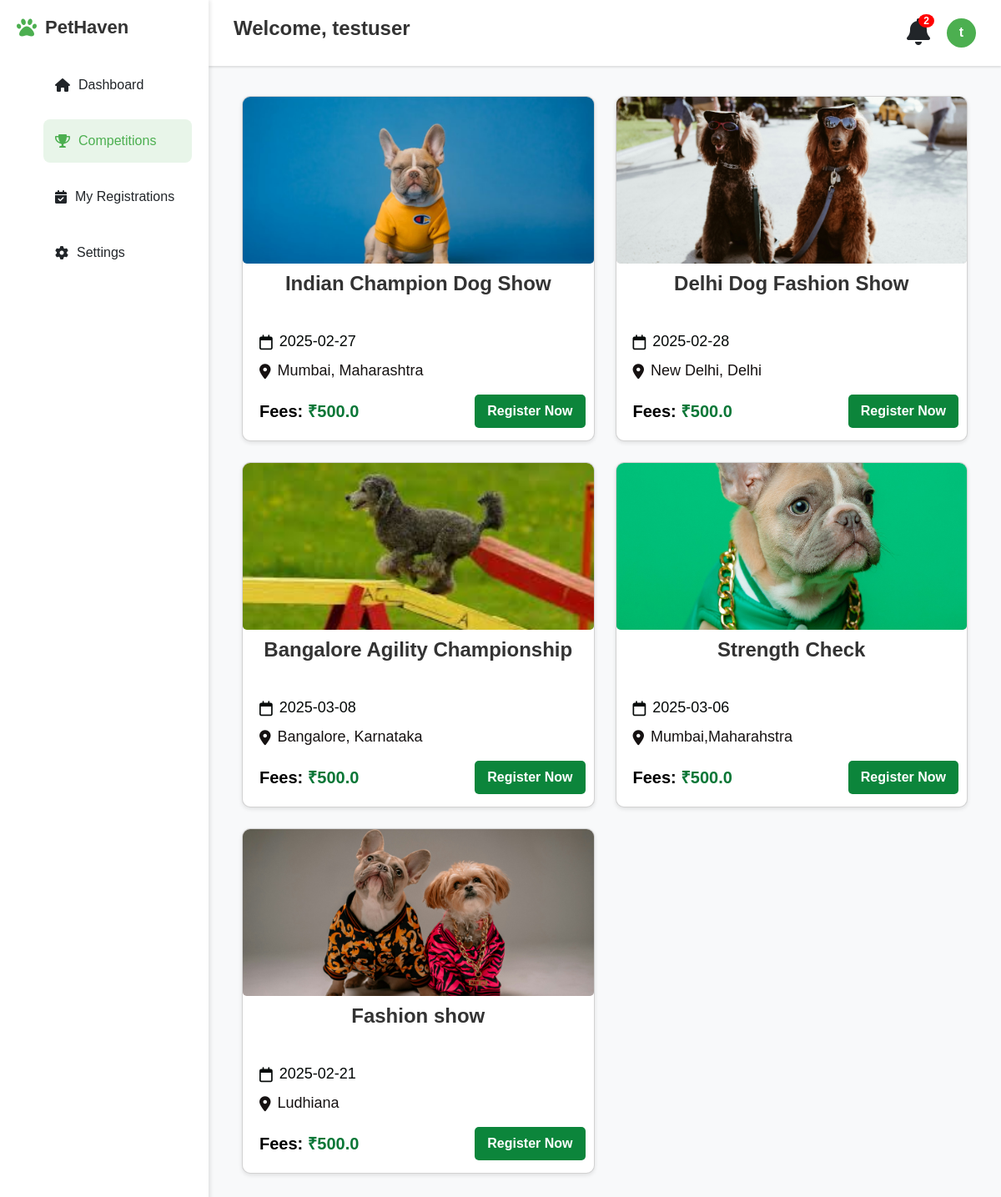
The page /competitions (signed in) on the database its author committed.
### models.py (models this page shows)
class User(db.Model, UserMixin):
    id = db.Column(db.Integer, primary_key=True)
    username = db.Column(db.String(100), unique=True, nullable=False)
    email = db.Column(db.String(120), unique=True, nullable=False)
    password = db.Column(db.String(60), nullable=False)
    is_admin = db.Column(db.Boolean, default=False)

class Event(db.Model):
    id = db.Column(db.Integer, primary_key=True)
    title = db.Column(db.String(200), nullable=False)
    description = db.Column(db.Text, nullable=False)
    date = db.Column(db.String(50), nullable=False)
    location=db.Column(db.String(250),nullable=False)
    prizes=db.Column(db.String(200),nullable=False)
    eligibility=db.Column(db.String(250),nullable=False)
    fee = db.Column(db.Float, default=500)
    image_filename = db.Column(db.String(200), nullable=False, default="default.jpg")

### app.py (the view)
@app.route('/competitions')
@login_required
def competitions():
    if current_user.is_admin:
        return render_template('admin_dashboard.html', events=Event.query.all())
    events = Event.query.all()
    registered_events = Registration.query.filter_by(user_id=current_user.id).all()
    registered_event_details = []
    for reg in registered_events:
        event = Event.query.get(reg.event_id)
        if event:
            registered_event_details.append(event)
    return render_template('user_dashboard.html', events=events, registered_events=registered_event_details)

### app.py (called while the page is built)
@login_manager.user_loader
def load_user(user_id):
    return User.query.get(int(user_id))

### templates/user_dashboard.html (shortened to what this page needs)
{% extends "base.html" %}
{% block content %}
    {% if events %}
        <div class="grid" id="competitionsGrid">
            {% for event in events %}
            <div class="card" onclick="showModal('{{ event.id }}')">
                <img src="{{ url_for('static', filename='images/'+event.image_filename) }}" class="card-img" alt="{{ event.title }}">
                <div class="card-content">
                    <h2 style="margin-bottom: 10px; color: #333;">{{ event.title }}</h2>
                    <p style="display: flex; align-items: center; gap: 8px; font-size: 18px; color: #050908;">
                        <i class="fa-regular fa-calendar"></i> {{ event.date }}
                    </p>
                    <p style="display: flex; align-items: center;margin-bottom: 10px; gap: 8px; font-size: 18px; color: #151111;">
                        <i class="fa-solid fa-location-dot"></i> {{ event.location }}
                    </p>
                    <div style="display: flex; justify-content: space-between; align-items: center; margin-top: 10px;">
                        <p class="price" style="font-size: 20px; font-weight: bold; color: #0a7737;">
                            <span style="color: black;">Fees:</span> ₹{{ event.fee }}
                        </p>
                        <a href="#" class="view-btn"
                            style="padding: 8px 15px; background: #0c853b; color: white; text-decoration: none; border-radius: 5px;">
                            Register Now
                        </a>
                    </div>
                </div>
            </div>
            {% endfor %}
        </div>
    {% else %}
        <p>No events available at the moment.</p>
    {% endif %}
{% endblock %}

### templates/base.html (shortened to what this page needs)
<!DOCTYPE html>
<html lang="en">
<head>
    <link rel="stylesheet" href="https://cdnjs.cloudflare.com/ajax/libs/font-awesome/6.0.0/css/all.min.css">
    <link href="https://cdn.jsdelivr.net/npm/bootstrap@5.3.0/dist/css/bootstrap.min.css" rel="stylesheet">
    <link rel="stylesheet" href="{{ url_for('static', filename='css/style.css') }}">
</head>
<body>
    {% if current_user.is_authenticated %}
        <div class="navbar" id="navbar">
            <h2>Welcome, {{ current_user.username }}</h2>
            <div class="nav-right">
                <div class="notification">
                    <i class="fas fa-bell fa-2x"></i>
                    <span class="badge">2</span>
                </div>
                <div class="profile-dropdown">
                    <div class="profile" onclick="toggleDropdown()">
                        <div class="profile-pic">{{ current_user.username[0] }}</div>
                    </div>
                </div>
            </div>
            </div>
            <div class="sidebar" id="sidebar">
                <div class="logo">
                    <i class="fas fa-paw"></i>
                    <h2>PetHaven</h2>
                </div>
                <ul class="nav-menu">
                    <li class="nav-item {% if request.endpoint == 'dashboard' %}active{% endif %}">
                        <a href="{{ url_for('dashboard') }}"><i class="fas fa-home"></i> Dashboard</a>
                    </li>
                    <li class="nav-item {% if request.endpoint == 'competitions' %}active{% endif %}">
                        <a href="{{ url_for('competitions') }}"><i class="fas fa-trophy"></i> Competitions</a>
                    </li>
                    <li class="nav-item {% if request.endpoint == 'registrations' %}active{% endif %}">
                        <a href="{{ url_for('registrations') }}"><i class="fas fa-calendar-check"></i> My Registrations</a>
                    </li>
                    <li class="nav-item {% if request.endpoint == 'settings' %}active{% endif %}">
                        <a href="{{ url_for('settings') }}"><i class="fas fa-cog"></i> Settings</a>
                    </li>
                </ul>
            </div>
    {% endif %}
    <div class="main-content">
        {% block content %}{% endblock %}
    </div>
</body>
</html>

### static/css/style.css (style rules this page uses)
body { font-family: Arial, sans-serif; margin: 0px; padding: 0; margin-top: 75px; background-color: #f8f9fa; height: 100vh; }
.grid { display: grid; grid-template-columns: repeat(auto-fill, minmax(300px, 1fr)); gap: 25px; }
* { margin: 0; padding: 0; box-sizing: border-box; font-family: 'Arial', sans-serif; }
.sidebar { position: fixed; left: 0; top: 0; height: 100%; width: 250px; background: white; box-shadow: 2px 0 5px rgba(0,0,0,0.1); padding: 20px; z-index: 990; transform: translateX(0); transition: transform 0.3s ease-in-out; }
.logo { display: flex; align-items: center; gap: 10px; margin-bottom: 30px; }
.logo i { color: #4CAF50; font-size: 24px; }
.logo h2 { font-size: 22px; margin: 0; }
.nav-menu { list-style: none; }
.nav-item { margin: 15px 0; padding: 12px; border-radius: 8px; cursor: pointer; }
.nav-item a { text-decoration: none; color: inherit; display: flex; align-items: center; width: 100%; padding: 2px; background-color: none; }
.nav-item i { margin-right: 10px; }
.nav-item.active a { background: #e8f5e9; color: #4CAF50; }
.nav-item.active { background: #e8f5e9; color: #4CAF50; }
.navbar { position: fixed; left: 250px; top: 0; width: calc(100% - 250px); display: flex; align-items: center; background: white; padding: 15px 30px; z-index: 100; box-shadow: 0 2px 2px rgba(0,0,0,0.1); transition: left 0.3s ease-in-out, width 0.3s ease-in-out; }
.navbar h2 { flex: 1; padding-top: 5px; text-align: start; }
.nav-right { display: flex; align-items: center; gap: 20px; }
.notification { position: relative; cursor: pointer; }
.badge { position: absolute; top: -5px; right: -5px; background: red; color: white; padding: 2px 6px; border-radius: 50%; font-size: 12px; }
.profile { display: flex; align-items: center; gap: 10px; }
.profile-pic { width: 35px; height: 35px; border-radius: 50%; background: #4CAF50; display: flex; align-items: center; justify-content: center; color: white; font-weight: bold; }
.main-content { margin-left: 250px; padding: 40px; z-index: 10000; min-width: 500px; width: calc(100% - 250px); }
.grid { display: grid; grid-template-columns: repeat(auto-fill, minmax(400px, 0.5fr)); gap: 25px; }
.card { background: white; border-radius: 10px; overflow: hidden; box-shadow: 0 2px 5px rgba(0,0,0,0.1); cursor: pointer; transition: transform 0.3s, box-shadow 0.3s; }
.card-img { width: 100%; height: 200px; object-fit: cover; color: #000; background-color: rgb(222, 210, 210); }
.card-content { padding: 10px; }
.card-content h2 { height: 60px; overflow: hidden; display: -webkit-box; line-clamp: 2; -webkit-line-clamp: 2; -webkit-box-orient: vertical; text-overflow: ellipsis; color: #333; }
.price { color: #5644b8; font-weight: bold; margin: 10px 0; }
h2 { font-size: 24px; font-weight: bold; color: #333; text-align: center; margin-bottom: 15px; }
p { font-size: 16px; margin: 8px 0; text-align: left; padding-left: 10px; }
.price { font-size: 18px; font-weight: bold; color: #0a7737; }
.view-btn { display: inline-block; background: #042210; color: white; padding: 8px 15px; border-radius: 5px; text-decoration: none; font-weight: bold; transition: background 0.3s; }
.profile-dropdown { position: relative; cursor: pointer; }
.profile { display: flex; align-items: center; gap: 10px; cursor: pointer; }

### rows shown on the page
User: username "testuser", username "t"
Event: image_filename (picture), title "Indian Champion Dog Show", date "2025-02-27", location "Mumbai, Maharashtra", fee "500.0"
Event: image_filename (picture), title "Delhi Dog Fashion Show", date "2025-02-28", location "New Delhi, Delhi", fee "500.0"
Event: image_filename (picture), title "Bangalore Agility Championship", date "2025-03-08", location "Bangalore, Karnataka", fee "500.0"
Event: image_filename (picture), title "Strength Check", date "2025-03-06", location "Mumbai,Maharahstra", fee "500.0"
Event: image_filename (picture), title "Fashion show", date "2025-02-21", location "Ludhiana", fee "500.0"
